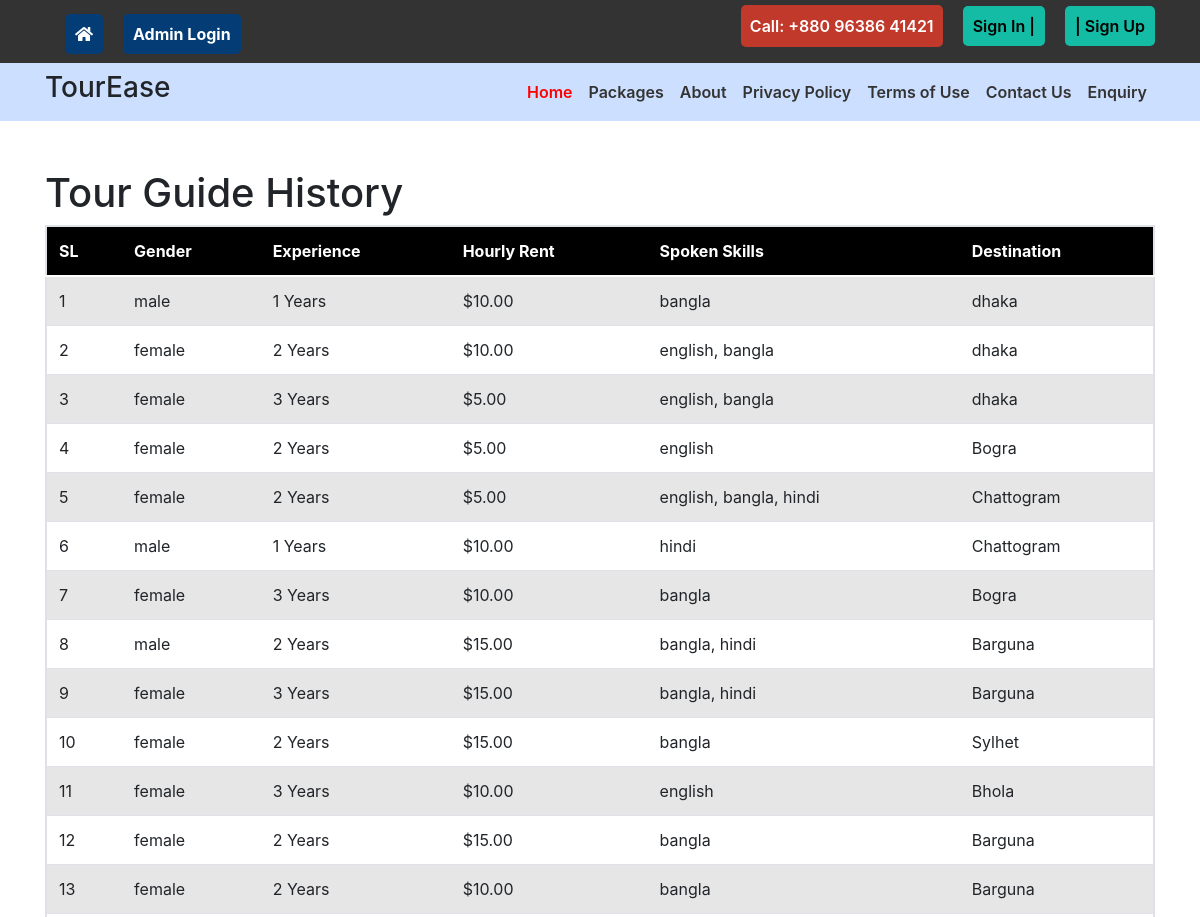
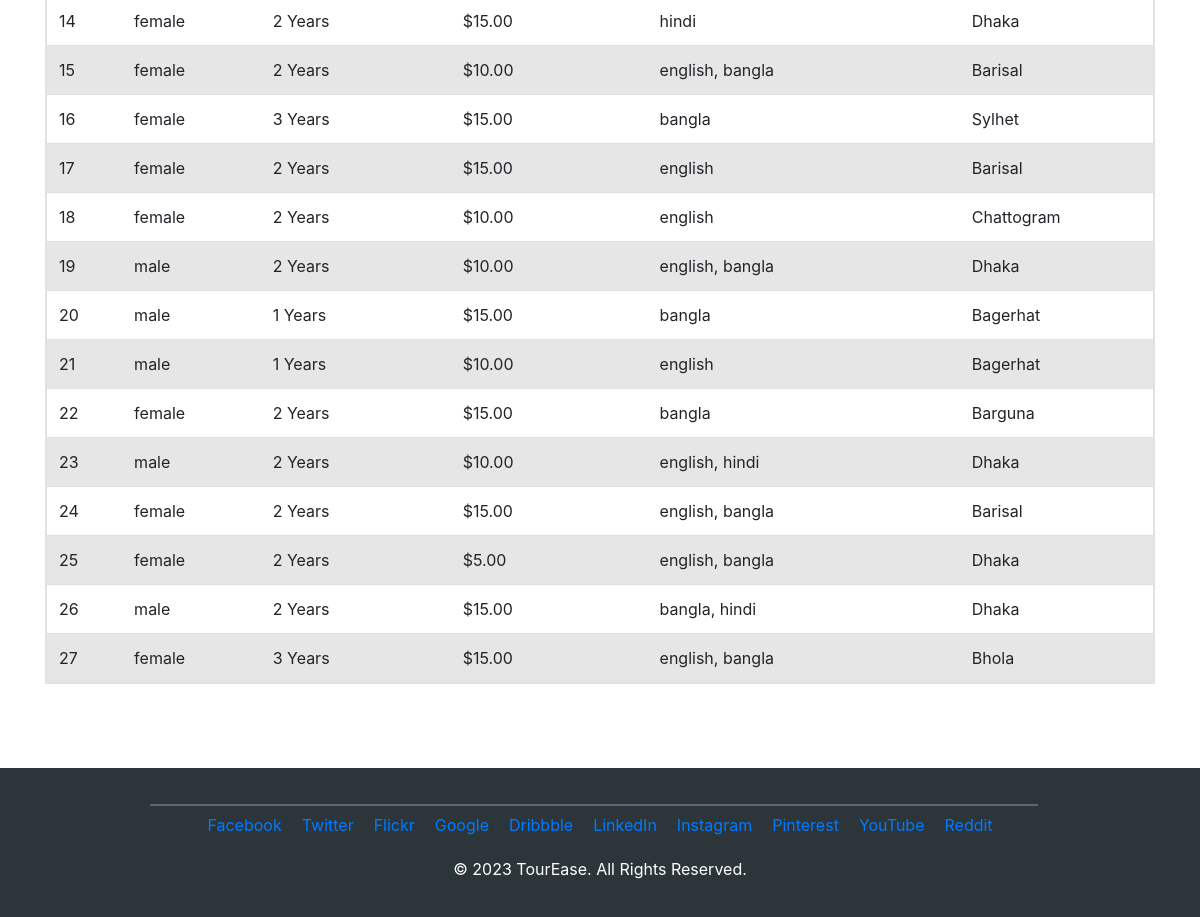
/tour_guide_history.php, run on the app's committed database (2 pictures, top to bottom).
### tables this page shows
CREATE TABLE `tour_guide` (
  `guide_id` int(11) NOT NULL,
  `gender` varchar(10) NOT NULL,
  `experience` int(11) DEFAULT NULL,
  `hourly_rent` decimal(10,2) DEFAULT NULL,
  `spoken_skill` varchar(50) DEFAULT NULL,
  `destination` varchar(100) DEFAULT NULL
);

### tour_guide_history.php (the view, shortened to what this page needs)
<!DOCTYPE html>
<html>
<head>
    <link rel="stylesheet" href="https://maxcdn.bootstrapcdn.com/bootstrap/4.5.2/css/bootstrap.min.css">
    <link href="css/bootstrap.min.css" rel="stylesheet" type="text/css" media="all">
    <link href="css/font-awesome.min.css" rel="stylesheet" type="text/css" media="all">
    <link href="css/mystyle.css" rel="stylesheet" type="text/css" />
    <link rel="stylesheet" href="https://maxcdn.bootstrapcdn.com/bootstrap/4.5.2/css/bootstrap.min.css">
</head>
<body>
<?php include('includes/header.php'); ?>
<div class="container mt-5">
<h1 class="ticket" >Tour Guide History</h1>
    <?php
    $servername = "localhost";
    $username = "root";
    $password = "";
    $dbname = "travel";
    $conn = new mysqli($servername, $username, $password, $dbname);
    $sql = "SELECT * FROM tour_guide";
    $result = $conn->query($sql);
    if ($result->num_rows > 0) {
        echo '<table class="table table-striped">';
        echo '<thead style="background-color: #000; color: #fff;">';
        echo '<tr><th>SL</th><th>Gender</th><th>Experience</th><th>Hourly Rent</th><th>Spoken Skills</th><th>Destination</th></tr>';
        echo '</thead>';
        echo '<tbody>';
        while ($row = $result->fetch_assoc()) {
            echo '<tr>';
            echo '<td>' . $row['guide_id'] . '</td>';
            echo '<td>' . $row['gender'] . '</td>';
            echo '<td>' . $row['experience'] . ' Years</td>';
            echo '<td>$' . $row['hourly_rent'] . '</td>';
            echo '<td>' . $row['spoken_skill'] . '</td>';
            echo '<td>' . $row['destination'] . '</td>';
            echo '</tr>';
        }
        echo '</tbody></table>';
    } else {
        echo "No tour guide data available.";
    }
    ?>
</div>
<br><br>
<?php include('includes/footer.php'); ?>
</body>
</html>

### css/mystyle.css (style rules this page uses)
body, h1, h2, h3, h4, p, ul, li { margin: 0; padding: 0; list-style: none; }

### tour_guide_history.php (style rules this page uses)
.table { border-collapse: collapse; width: 100%; border: 2px solid #000; }
.table th, .table td { padding: 8px; text-align: left; border: none; }
.table th:first-child, .table td:first-child { border-left: none; }
.table th:last-child, .table td:last-child { border-right: none; }

### includes/footer.php (style rules this page uses)
.container { border-radius: 10px!important; }

### data on the page
tour_guide: guide_id "1", gender "male", experience "1", hourly_rent "10.00", spoken_skill "bangla", destination "dhaka"
tour_guide: guide_id "2", gender "female", experience "2", hourly_rent "10.00", spoken_skill "english, bangla", destination "dhaka"
tour_guide: guide_id "3", gender "female", experience "3", hourly_rent "5.00", spoken_skill "english, bangla", destination "dhaka"
tour_guide: guide_id "4", gender "female", experience "2", hourly_rent "5.00", spoken_skill "english", destination "Bogra"
tour_guide: guide_id "5", gender "female", experience "2", hourly_rent "5.00", spoken_skill "english, bangla, hindi", destination "Chattogram"
tour_guide: guide_id "6", gender "male", experience "1", hourly_rent "10.00", spoken_skill "hindi", destination "Chattogram"
tour_guide: guide_id "7", gender "female", experience "3", hourly_rent "10.00", spoken_skill "bangla", destination "Bogra"
tour_guide: guide_id "8", gender "male", experience "2", hourly_rent "15.00", spoken_skill "bangla, hindi", destination "Barguna"
tour_guide: guide_id "9", gender "female", experience "3", hourly_rent "15.00", spoken_skill "bangla, hindi", destination "Barguna"
tour_guide: guide_id "10", gender "female", experience "2", hourly_rent "15.00", spoken_skill "bangla", destination "Sylhet"
tour_guide: guide_id "11", gender "female", experience "3", hourly_rent "10.00", spoken_skill "english", destination "Bhola"
tour_guide: guide_id "12", gender "female", experience "2", hourly_rent "15.00", spoken_skill "bangla", destination "Barguna"
tour_guide: guide_id "13", gender "female", experience "2", hourly_rent "10.00", spoken_skill "bangla", destination "Barguna"
tour_guide: guide_id "14", gender "female", experience "2", hourly_rent "15.00", spoken_skill "hindi", destination "Dhaka"
tour_guide: guide_id "15", gender "female", experience "2", hourly_rent "10.00", spoken_skill "english, bangla", destination "Barisal"
tour_guide: guide_id "16", gender "female", experience "3", hourly_rent "15.00", spoken_skill "bangla", destination "Sylhet"
tour_guide: guide_id "17", gender "female", experience "2", hourly_rent "15.00", spoken_skill "english", destination "Barisal"
tour_guide: guide_id "18", gender "female", experience "2", hourly_rent "10.00", spoken_skill "english", destination "Chattogram"
tour_guide: guide_id "19", gender "male", experience "2", hourly_rent "10.00", spoken_skill "english, bangla", destination "Dhaka"
tour_guide: guide_id "20", gender "male", experience "1", hourly_rent "15.00", spoken_skill "bangla", destination "Bagerhat"
tour_guide: guide_id "21", gender "male", experience "1", hourly_rent "10.00", spoken_skill "english", destination "Bagerhat"
tour_guide: guide_id "22", gender "female", experience "2", hourly_rent "15.00", spoken_skill "bangla", destination "Barguna"
tour_guide: guide_id "23", gender "male", experience "2", hourly_rent "10.00", spoken_skill "english, hindi", destination "Dhaka"
tour_guide: guide_id "24", gender "female", experience "2", hourly_rent "15.00", spoken_skill "english, bangla", destination "Barisal"
tour_guide: guide_id "25", gender "female", experience "2", hourly_rent "5.00", spoken_skill "english, bangla", destination "Dhaka"
tour_guide: guide_id "26", gender "male", experience "2", hourly_rent "15.00", spoken_skill "bangla, hindi", destination "Dhaka"
tour_guide: guide_id "27", gender "female", experience "3", hourly_rent "15.00", spoken_skill "english, bangla", destination "Bhola"
